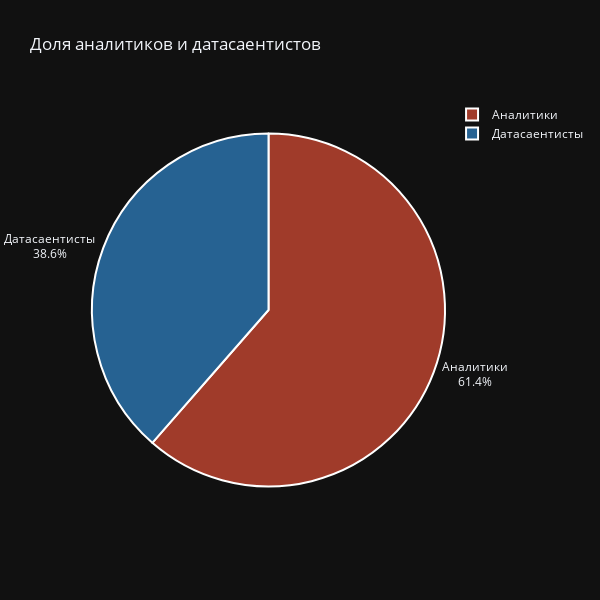

Source (notebook cell):
### Markdown cell above
Посмотрим баланс аналитиков и датасаентистов в выборке

### Code cell
df = vacancies.name_type.value_counts().reset_index()
print(f'Общее количество вакансий - {vacancies.shape[0]}')
colors = ['#A03B2A', '#266292']
fig = go.Figure(data=[go.Pie(labels=['Аналитики','Датасаентисты'],
                             values=df['count'])])
fig.update_layout(
        height=600, width=600, 
        title_text='Доля аналитиков и датасаентистов', 
        showlegend=True,
        template="plotly_dark",       
    )

fig.update_traces(textposition='outside', hoverinfo='label+value', 
                  textinfo='percent+label', textfont_size=12,
                  marker=dict(colors=colors, line=dict(color='#FFFFFF', width=2))
                 )

fig.show()

### Figure 1 — Plotly figure (JSON) as saved in the notebook; plotly's stock layout.template omitted (floating-point values rounded to 4 significant figures)
{"data": [{"hoverinfo": "label+value", "labels": ["Аналитики", "Датасаентисты"], "marker": {"colors": ["#A03B2A", "#266292"], "line": {"color": "#FFFFFF", "width": 2}}, "textfont": {"size": 12}, "textinfo": "percent+label", "textposition": "outside", "type": "pie", "values": [1171, 735]}], "layout": {"height": 600, "showlegend": true, "title": {"text": "Доля аналитиков и датасаентистов"}, "width": 600}}
